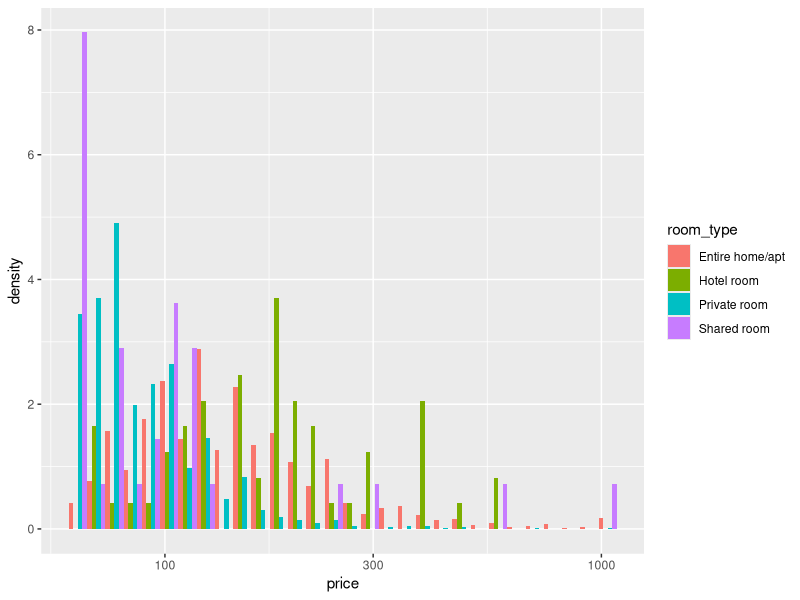
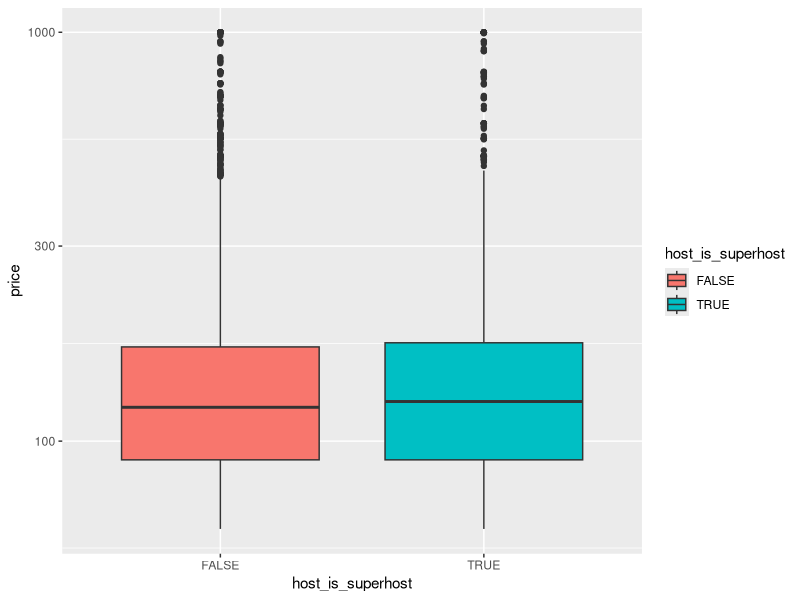
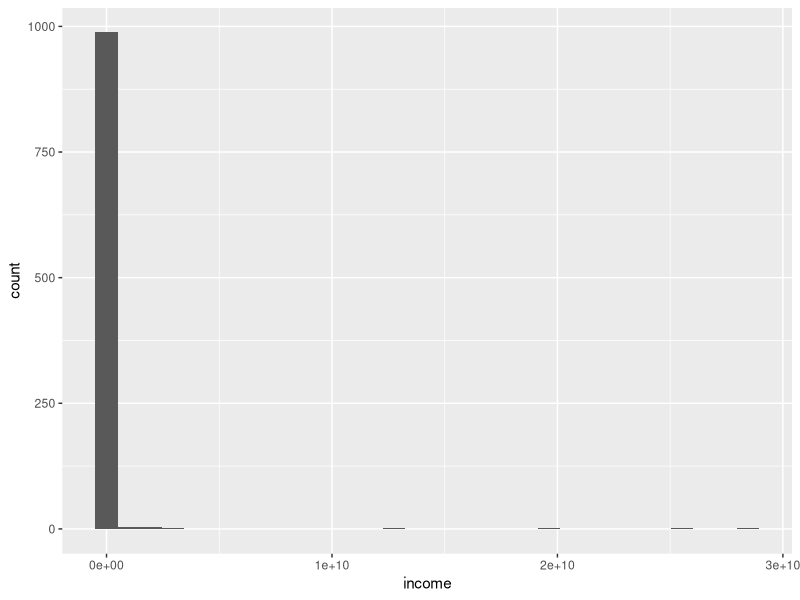
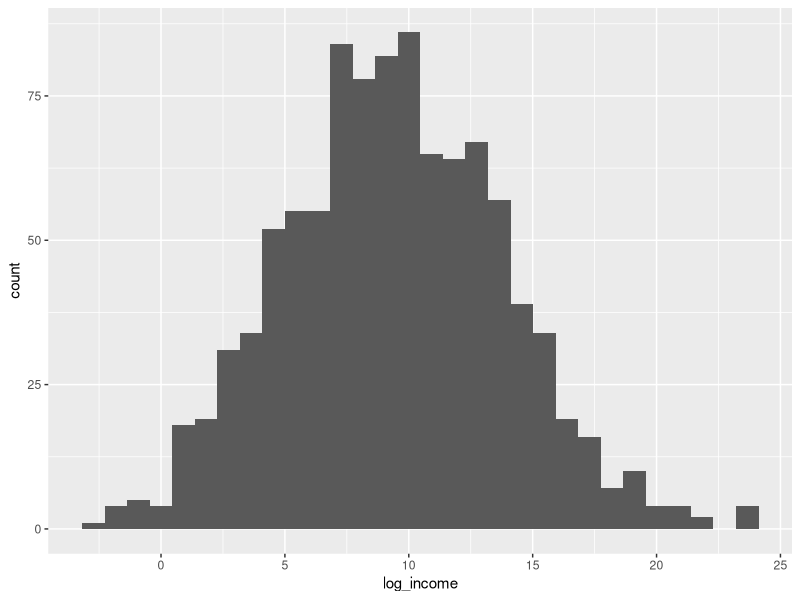
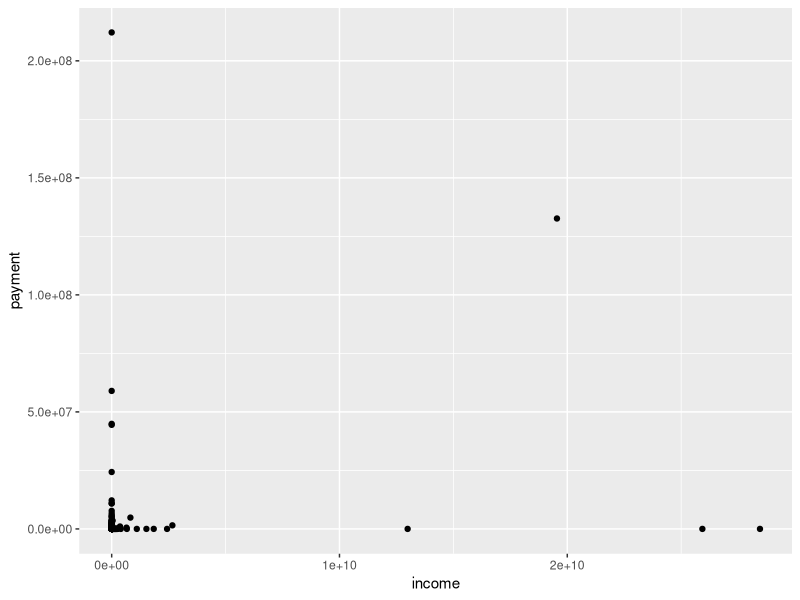
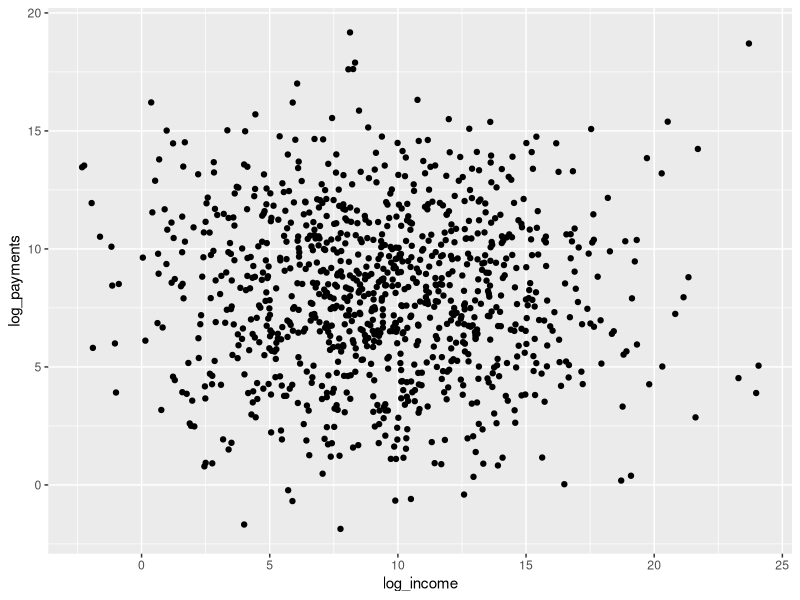
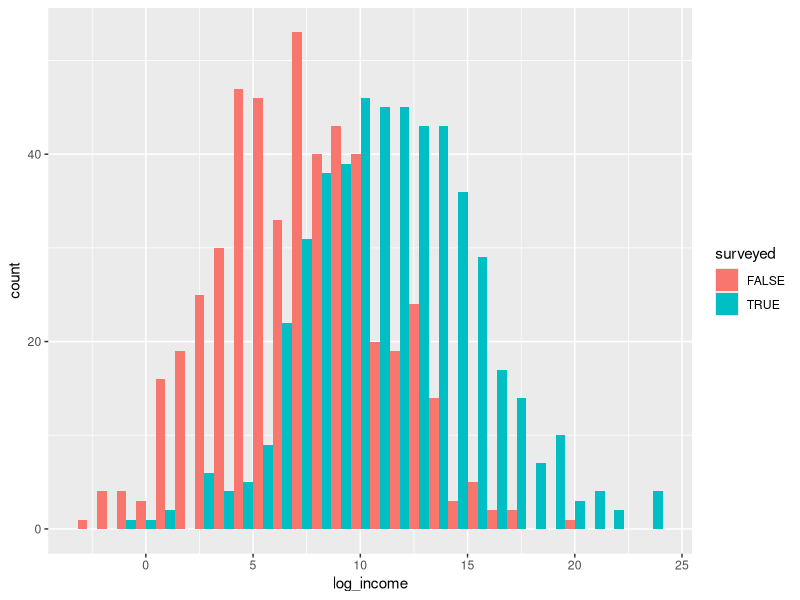
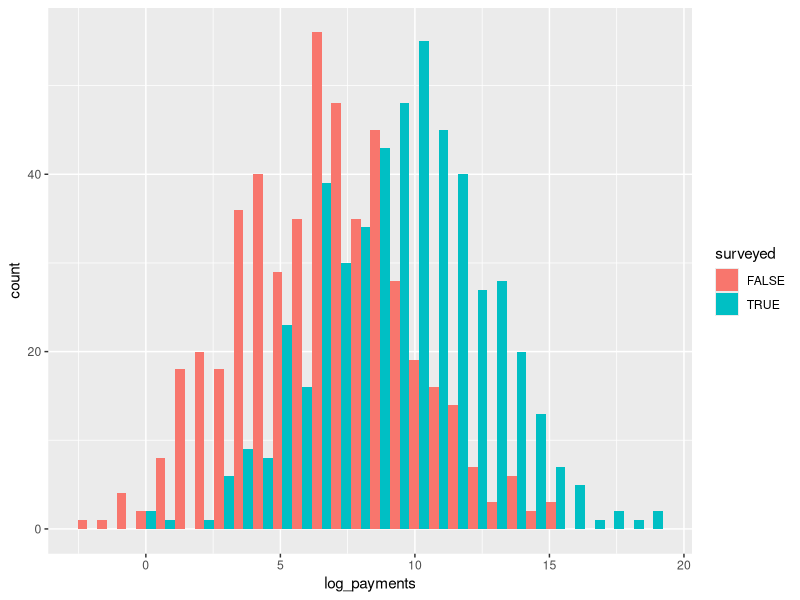

R code for these plots, in order:
## ---- chunk 1
knitr::opts_chunk$set(include = FALSE)
## ---- chunk 2
library(tidyverse)
library(here)
airbnb <- read_csv(here("data/airbnb.csv"))
airbnb %>% 
  ggplot(aes(price, fill = room_type)) + 
  geom_histogram(aes(y = ..density..), position = 'dodge') + scale_x_log10()
## ---- chunk 3
airbnb %>% 
  ggplot(aes(host_is_superhost, price, fill = host_is_superhost)) + geom_boxplot() + 
  scale_y_log10()
## ---- chunk 4
airbnb %>% 
  summarise(cor(price, review_scores_rating))
## ---- chunk 5
summary(lm(price ~ review_scores_rating, data = airbnb))
## ---- chunk 6
summary(lm(log(price) ~ log(review_scores_rating), data = airbnb))
## ---- chunk 7
mod <- lm(log(price) ~ room_type+log(review_scores_rating)+host_is_superhost, data = airbnb)
summary(mod)
## ---- chunk 8
cor(airbnb$review_scores_rating, resid(mod))
## ---- chunk 9
library(tidyverse)
library(here)
#set.seed(853)
#income <- rnorm(1000, log(10000), log(100))
#payments <- rnorm(1000, log(3500), log(30))
#survey <- (income - mean(income))/sd(income) + (payments - mean(payments))/sd(payments) + rnorm(1000) > 0
#d <- tibble(income = exp(income), payment = exp(payments), surveyed = survey)
#write_csv(d, here("data/income_payments.csv"))

d <- read_csv(here("data/income_payments.csv"))
## ---- chunk 10
d <- d %>% mutate(log_income = log(income), log_payments = log(payment))
## ---- chunk 11
d %>% 
  ggplot(aes(income)) + geom_histogram()

d %>% 
  ggplot(aes(log_income)) + geom_histogram()

d %>% 
  ggplot(aes(income, payment)) + geom_point()

d %>% 
  ggplot(aes(log_income, log_payments)) + geom_point()
## ---- chunk 12
summary(lm(log_payments~log_income, data = d))
## ---- chunk 13
d %>% 
  ggplot(aes(log_income, fill = surveyed)) + geom_histogram(position = "dodge")
d %>% 
  ggplot(aes(log_payments, fill = surveyed)) + geom_histogram(position = "dodge")
## ---- chunk 14
d %>% 
  filter(surveyed) %>% 
  ggplot(aes(log_payments, log_income)) + 
    geom_point()
## ---- chunk 15
summary(lm(log_payments~log_income, data = d %>% filter(surveyed)))
